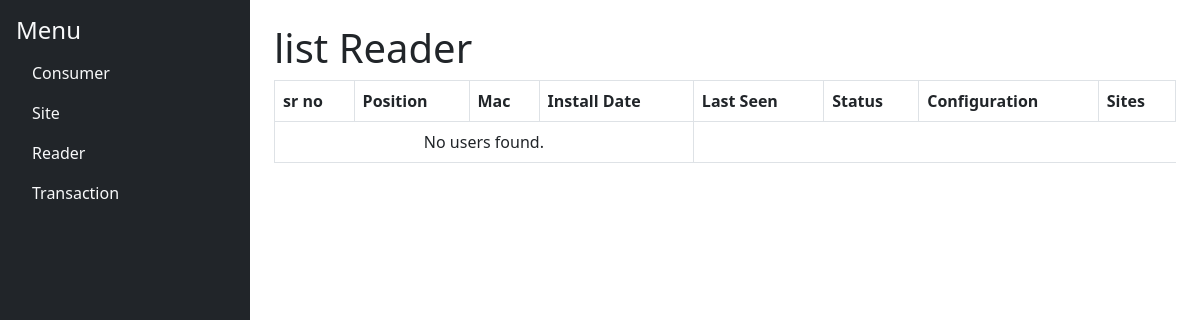
Page /list_reader on the earlier database version.
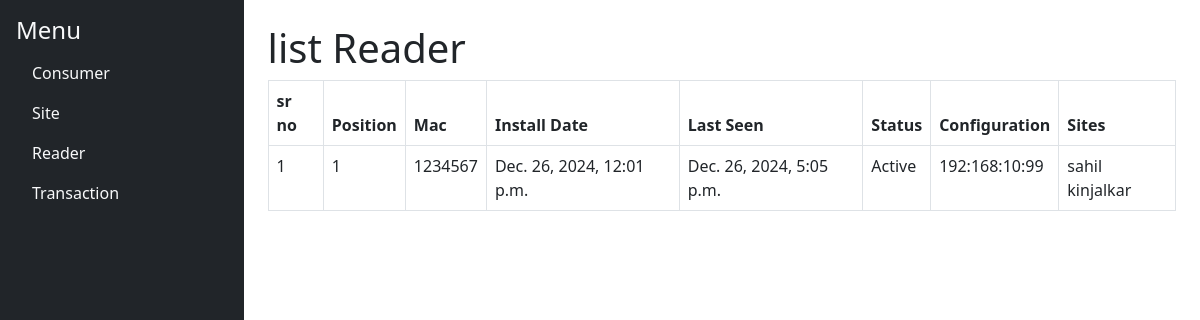
Same page on the later database version.
### Reader/models.py (models this page shows, shortened)
class Reader(models.Model):
    id = models.AutoField(primary_key=True)
    position = models.IntegerField()
    mac = models.CharField(max_length=100, unique=True)
    install_date = models.DateTimeField(default=timezone.now)
    last_seen_timestamp = models.DateTimeField(default=timezone.now)
    status = models.CharField(max_length=10)
    config = models.ForeignKey(Configuration, on_delete=models.CASCADE)
    site = models.ForeignKey(Site, on_delete=models.CASCADE)

class Configuration(models.Model):
    id = models.AutoField(primary_key=True)
    SERVER_IP = models.CharField(max_length= 100)
    DURATION_1LTR = models.IntegerField(max_length = 20)
    DURATION_2LTR = models.IntegerField(max_length = 20)
    DURATION_3LTR = models.IntegerField(max_length = 20)
    DURATION_5LTR = models.IntegerField(max_length = 20)

### Site/models.py (models this page shows)
class Site (models.Model):
    id = models.AutoField(primary_key=True)
    Name = models.CharField(max_length= 100)
    Address = models.CharField(max_length = 250)
    City = models.CharField(max_length = 100)
    Country = models.CharField(max_length = 100)

### Reader/views.py (the view)
# urls.py: path('list_reader', views.list_reader, name='list_reader'),
def list_reader(request):
    reader = Reader.objects.all()
    return render(request, 'list_reader.html', {'reader': reader})

### Reader/templates/list_reader.html (shortened to what this page needs)
<!DOCTYPE html>
{% extends 'base.html' %}
{% block content %}
<body>
<h1>list Reader</h1>
<table class="table table-bordered">
  <thead>
    <tr>
      <th scope="col">sr no</th>
      <th scope="col">Position</th>
      <th scope="col">Mac</th>
      <th scope="col">Install Date</th>
        <th scope="col">Last Seen</th>
        <th scope="col">Status</th>
        <th scope="col">Configuration</th>
        <th scope="col">Sites</th>
    </tr>
  </thead>
  <tbody>
                {% for reader in reader %}
                <tr>
                    <td>{{ reader.id }}</td>
                    <td>{{ reader.position }}</td>
                    <td>{{ reader.mac }}</td>
                    <td>{{ reader.install_date }}</td>
                    <td>{{ reader.last_seen_timestamp}}</td>
                    <td>
    {% if reader.status == "1" %}
        Active
    {% else %}
        Deactive
    {% endif %}
</td>
                    <td>{{ reader.config.SERVER_IP }}</td>
                    <td>{{ reader.site.Name }}</td>
                </tr>
                {% empty %}
                <tr>
                    <td colspan="4" class="text-center">No users found.</td>
                </tr>
                {% endfor %}
            </tbody>
</table>
</body>
{% endblock %}

Differences in the rows shown:
added Reader: id "1", position "1", mac "1234567", install_date "Dec. 26, 2024, 12:01 p.m.", last_seen_timestamp "Dec. 26, 2024, 5:05 p.m.", status "Active", config.SERVER_IP "192:168:10:99", site.Name "sahil kinjalkar"
Other differences:
text no longer shown: "No users found."
